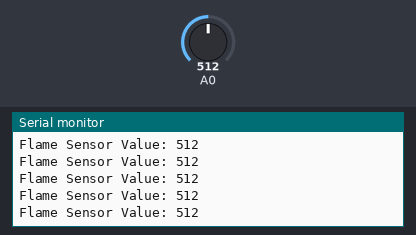
The sketch below on a simulated Arduino Uno, built with avr-gcc and run on an emulated ATmega328P. On the bench: the last lines printed to the serial monitor. The inputs (shaded band) are chosen by the test bench; at power-on: A0 = 512.

Above: at 1.2 s.
1.3 s: A0 set to 716
At 1.31 s:
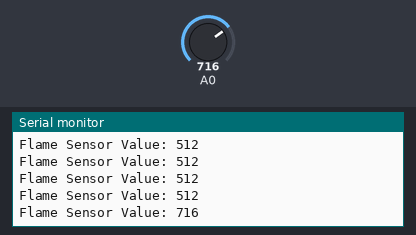
2.8 s: A0 set to 900
At 2.82 s:
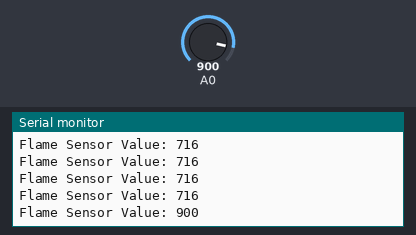
Timing chart, 0 to 5.8 s (numbered marks = the images above; inputs shaded):
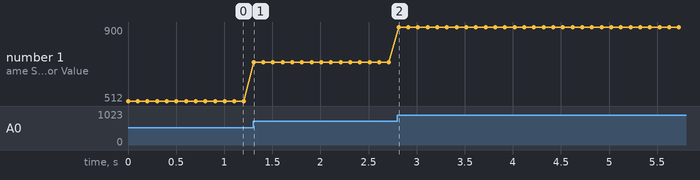

Measured:
- after the input at 1.3 s, the serial monitor: prints a new line at once (image 1)
- after the input at 2.8 s, the serial monitor: prints a new line at once (image 2)
- plotted number 1: 512 → 716 after the input at 1.3 s, 716 → 900 after the input at 2.8 s

The sketch:

Task_1.1.6.ino
```cpp
void setup() {
  Serial.begin(9600);
}

void loop() {
  int flameVal = analogRead(A0);
  Serial.print("Flame Sensor Value: ");
  Serial.println(flameVal);
  delay(100);
}
```
